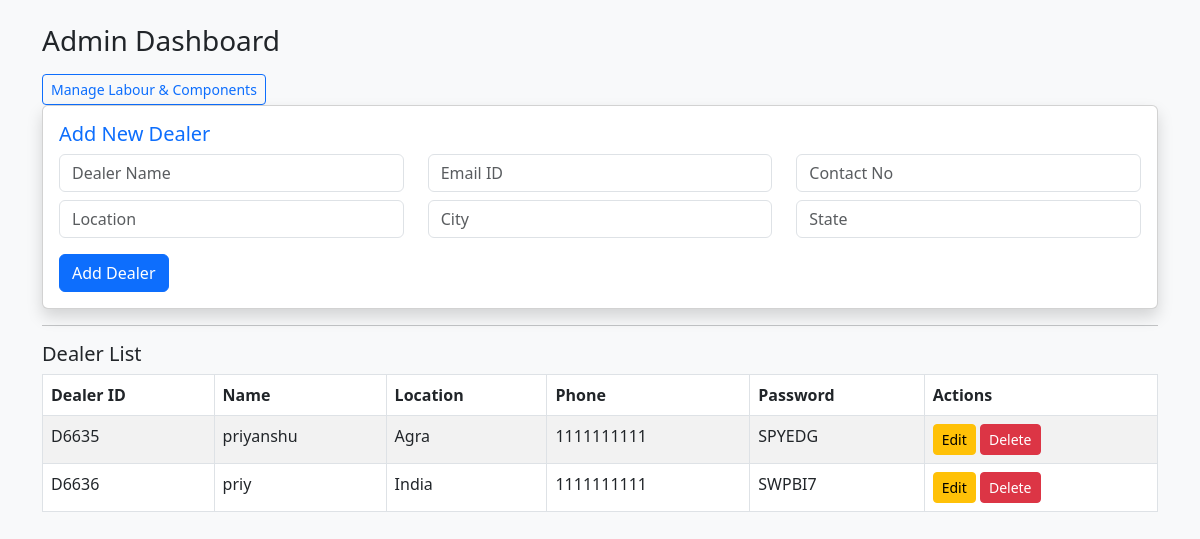
The page /portal-admin/dashboard/ (signed in) on the database as committed earlier.
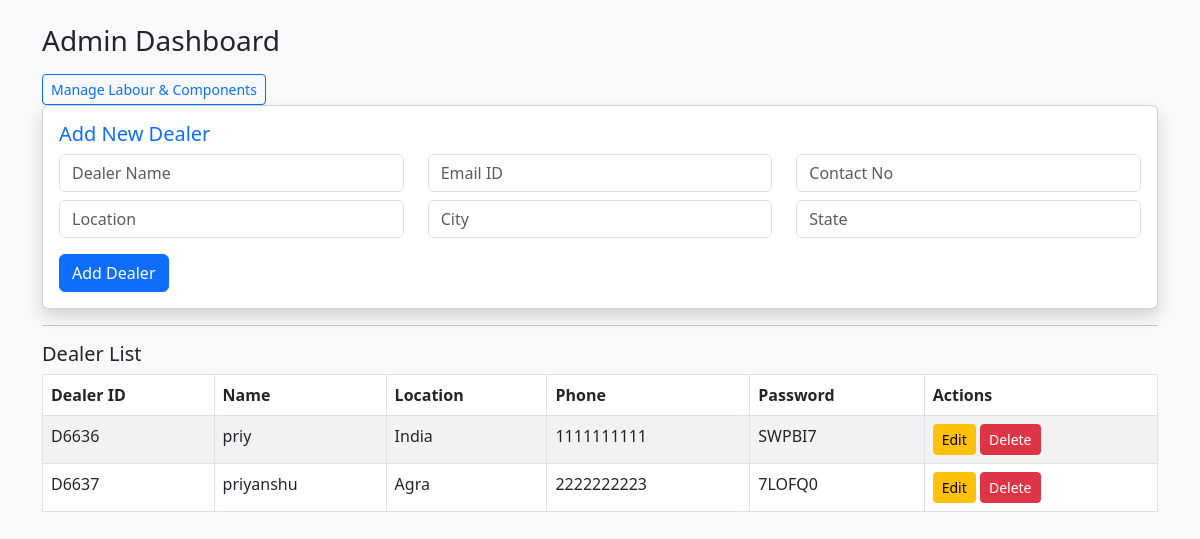
The same page on the database as committed later.
### portal/models.py (models this page shows, shortened)
class Dealer(models.Model):
    dealer_id = models.CharField(max_length=20, unique=True)
    name = models.CharField(max_length=100)
    email = models.EmailField(unique=True)
    contact = models.CharField(max_length=15)
    location = models.CharField(max_length=100)
    city = models.CharField(max_length=50)
    state = models.CharField(max_length=50)
    password = models.CharField(max_length=50)

### portal/views.py (the view, shortened to what this page needs)
# urls.py: path('portal-admin/dashboard/', views.admin_dashboard, name='admin_dashboard'),
def admin_dashboard(request):
    if not request.user.is_authenticated or not request.user.is_staff:
        return redirect('admin_login')
    dealers = Dealer.objects.all()
    return render(request, 'portal/admin_dashboard.html', {'dealers': dealers})

### portal/templates/portal/admin_dashboard.html (shortened to what this page needs)
{% load static %}
<!DOCTYPE html>
<html lang="en">
<head>
    <link rel="stylesheet" href="https://cdn.jsdelivr.net/npm/bootstrap@5.3.0/dist/css/bootstrap.min.css">
</head>
<body class="bg-light">
<div class="container mt-4">
    <h3 class="mb-3">Admin Dashboard</h3>
    <a href="{% url 'admin_manage_labour_components' %}" class="btn btn-outline-primary btn-sm">Manage Labour & Components</a>
    <div class="card p-3 shadow">
    <h5 class="text-primary">Add New Dealer</h5>
    <form method="post">
        <div class="row">
            <div class="col-md-4 mb-2">
                <input type="text" name="name" class="form-control" placeholder="Dealer Name" required>
            </div>
            <div class="col-md-4 mb-2">
                <input type="email" name="email" class="form-control" placeholder="Email ID" required>
            </div>
            <div class="col-md-4 mb-2">
                <input type="text" name="contact" class="form-control" placeholder="Contact No" required>
            </div>
            <div class="col-md-4 mb-2">
                <input type="text" name="location" class="form-control" placeholder="Location" required>
            </div>
            <div class="col-md-4 mb-2">
                <input type="text" name="city" class="form-control" placeholder="City" required>
            </div>
            <div class="col-md-4 mb-2">
                <input type="text" name="state" class="form-control" placeholder="State" required>
            </div>
        </div>
        <button type="submit" class="btn btn-primary mt-2">Add Dealer</button>
    </form>
</div>
    <hr>
    <h5>Dealer List</h5>
    <table class="table table-bordered table-striped mt-2">
        <thead>
            <tr>
                <th>Dealer ID</th>
                <th>Name</th>
                <th>Location</th>
                <th>Phone</th>
                <th>Password</th>
                <th>Actions</th>
            </tr>
        </thead>
        <tbody>
            {% for d in dealers %}
            <tr>
                <td>{{ d.dealer_id }}</td>
                <td>{{ d.name }}</td>
                <td>{{ d.location }}</td>
                <td>{{ d.contact }}</td>
                <td>{{ d.password }}</td>
                <td>
                    <a href="{% url 'edit_dealer' d.id %}" class="btn btn-warning btn-sm">Edit</a>
                    <a href="{% url 'delete_dealer' d.id %}" class="btn btn-danger btn-sm" onclick="return confirm('Are you sure you want to delete this dealer?');">Delete</a>
                </td>
            </tr>
            {% empty %}
            <tr><td colspan="6" class="text-center text-muted">No dealers added yet.</td></tr>
            {% endfor %}
        </tbody>
    </table>
</div>
</body>
</html>

Rows that differ between the two databases and show on the page:
removed Dealer: dealer_id "D6635", name "priyanshu", location "Agra", contact "1111111111", password "SPYEDG"
added Dealer: dealer_id "D6637", name "priyanshu", location "Agra", contact "2222222223", password "7LOFQ0"
